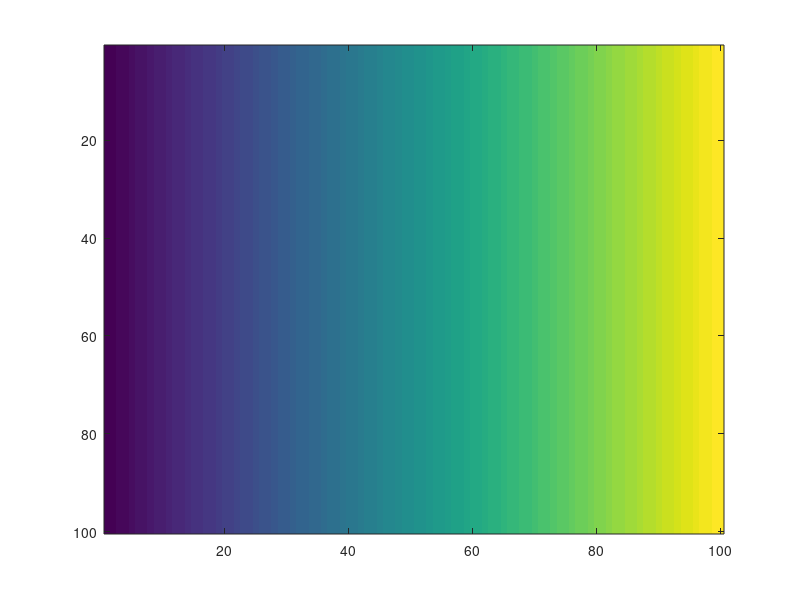

Write MATLAB code to recreate this figure. (Note: this script raises an error after producing the figure.)
% test_lawnMower
clear; close all; clc;
format compact;

% Algorithm outline:
% 1. Compute equal area voronoi partition
% 2. Determine direction of each edge where agent is located
%   (ignore corner case)
% 3. Direction perpendicular to edge defines survey direction
% 4. Determine if closest point on survey cell is left/right
% 5. Determine direction of survey progression
% 6. Discretize length of survey into number of lines determined by
%    sensing radius
% 7. compute ymin and ymax at each discretized point, use to define
%    a waypoint sequence.


% boundaries of area
xmin = 0;
xmax = 100;
ymin = 0;
ymax = 50;

% define surface for voronoi partition
numPts = 100;
xrange = linspace(xmin, xmax, numPts);
yrange = linspace(ymin, ymax, numPts);
[xx,yy] = meshgrid(xrange,yrange);
zz = xx;
imagesc(zz)



%
numCells = 5;
% sites
xs = xmin + rand(numCells,1)*(xmax-xmin);
ys = ymin + rand(numCells,1)*(ymax-ymin);

plotFlag = 1;
maxIters = 10;
percentTol = 0.001;
[xCM, yCM, cellMass, Ac] = equalAreaVoronoi(xx, yy, zz, numCells, xs, ys, maxIters, percentTol, plotFlag);


figure;
imagesc('XData',[xmin xmax],'YData',[ymin ymax],'CData',Ac)
set(gca,'YDir','Normal')
hold on;
axis equal;
plot(xCM,yCM,'c+','linewidth',2)


% % voronoi algorithm
% numCells = 4;
% stepSizeGain = 0.2;
% percentTol = 0.005;
% maxIters = 500;
% startPts(1:numCells,1) = xmin + rand(numCells,1)*(xmax-xmin);
% startPts(1:numCells,2) = ymin + rand(numCells,1)*(ymin-ymax);
% [voronoiVertices, voronoiCells, cellMass, cellCenterOfMass] = approxEqualMassVornoiPartition(xx,yy,zz,numCells,stepSizeGain,percentTol,maxIters, startPts)
%
% % plot
% figure;
% for i = 1:1:numCells
%     ind = voronoiCells{i};
%     ind = [ind ind(1)];
%     plot(voronoiVertices(ind,1),voronoiVertices(ind,2),'r-','linewidth',1);
%     hold on;
% end
% axis equal;
% xlim([xmin xmax])
% ylim([ymin ymax])

